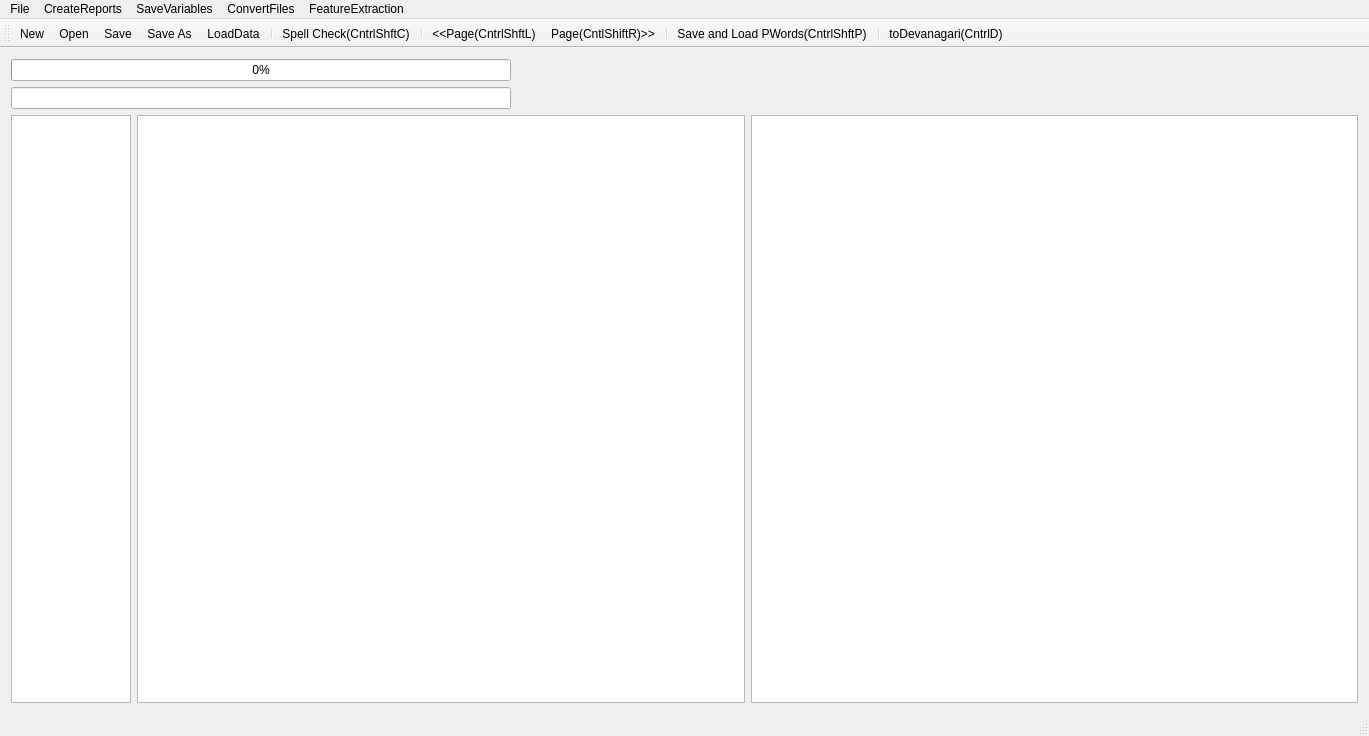
<?xml version="1.0" encoding="UTF-8"?>
<ui version="4.0">
 <class>MainWindow</class>
 <widget class="QMainWindow" name="MainWindow">
  <property name="geometry">
   <rect>
    <x>0</x>
    <y>0</y>
    <width>1369</width>
    <height>736</height>
   </rect>
  </property>
  <property name="mouseTracking">
   <bool>true</bool>
  </property>
  <property name="windowTitle">
   <string>MainWindow</string>
  </property>
  <widget class="QWidget" name="centralWidget">
   <layout class="QVBoxLayout" name="verticalLayout">
    <item>
     <widget class="QProgressBar" name="progressBar">
      <property name="maximumSize">
       <size>
        <width>500</width>
        <height>16777215</height>
       </size>
      </property>
      <property name="value">
       <number>0</number>
      </property>
      <property name="alignment">
       <set>Qt::AlignRight|Qt::AlignTrailing|Qt::AlignVCenter</set>
      </property>
     </widget>
    </item>
    <item>
     <widget class="QLineEdit" name="lineEdit">
      <property name="maximumSize">
       <size>
        <width>500</width>
        <height>16777215</height>
       </size>
      </property>
     </widget>
    </item>
    <item>
     <layout class="QHBoxLayout" name="horizontalLayout">
      <item>
       <widget class="QTextEdit" name="textEdit">
        <property name="maximumSize">
         <size>
          <width>120</width>
          <height>16777215</height>
         </size>
        </property>
        <property name="font">
         <font>
          <family>FreeSans</family>
          <italic>true</italic>
         </font>
        </property>
        <property name="sizeAdjustPolicy">
         <enum>QAbstractScrollArea::AdjustToContents</enum>
        </property>
        <property name="readOnly">
         <bool>true</bool>
        </property>
       </widget>
      </item>
      <item>
       <widget class="QTextBrowser" name="textBrowser">
        <property name="font">
         <font>
          <family>Sanskrit 2003</family>
          <pointsize>11</pointsize>
          <italic>false</italic>
         </font>
        </property>
        <property name="mouseTracking">
         <bool>true</bool>
        </property>
        <property name="sizeAdjustPolicy">
         <enum>QAbstractScrollArea::AdjustToContents</enum>
        </property>
        <property name="undoRedoEnabled">
         <bool>true</bool>
        </property>
        <property name="readOnly">
         <bool>false</bool>
        </property>
        <property name="html">
         <string>&lt;!DOCTYPE HTML PUBLIC &quot;-//W3C//DTD HTML 4.0//EN&quot; &quot;http://www.w3.org/TR/REC-html40/strict.dtd&quot;&gt;
&lt;html&gt;&lt;head&gt;&lt;meta name=&quot;qrichtext&quot; content=&quot;1&quot; /&gt;&lt;style type=&quot;text/css&quot;&gt;
p, li { white-space: pre-wrap; }
&lt;/style&gt;&lt;/head&gt;&lt;body style=&quot; font-family:'Sanskrit 2003'; font-size:11pt; font-weight:400; font-style:normal;&quot;&gt;
&lt;p style=&quot;-qt-paragraph-type:empty; margin-top:0px; margin-bottom:0px; margin-left:0px; margin-right:0px; -qt-block-indent:0; text-indent:0px; font-family:'Ubuntu';&quot;&gt;&lt;br /&gt;&lt;/p&gt;&lt;/body&gt;&lt;/html&gt;</string>
        </property>
        <property name="acceptRichText">
         <bool>true</bool>
        </property>
        <property name="textInteractionFlags">
         <set>Qt::LinksAccessibleByKeyboard|Qt::LinksAccessibleByMouse|Qt::TextBrowserInteraction|Qt::TextEditable|Qt::TextEditorInteraction|Qt::TextSelectableByKeyboard|Qt::TextSelectableByMouse</set>
        </property>
       </widget>
      </item>
      <item>
       <widget class="QGraphicsView" name="graphicsView">
        <property name="sizeAdjustPolicy">
         <enum>QAbstractScrollArea::AdjustIgnored</enum>
        </property>
        <property name="alignment">
         <set>Qt::AlignCenter</set>
        </property>
        <property name="renderHints">
         <set>QPainter::NonCosmeticDefaultPen</set>
        </property>
        <property name="dragMode">
         <enum>QGraphicsView::ScrollHandDrag</enum>
        </property>
        <property name="transformationAnchor">
         <enum>QGraphicsView::AnchorViewCenter</enum>
        </property>
        <property name="resizeAnchor">
         <enum>QGraphicsView::AnchorViewCenter</enum>
        </property>
       </widget>
      </item>
     </layout>
    </item>
   </layout>
   <zorder>lineEdit</zorder>
   <zorder>progressBar</zorder>
  </widget>
  <widget class="QMenuBar" name="menuBar">
   <property name="geometry">
    <rect>
     <x>0</x>
     <y>0</y>
     <width>1369</width>
     <height>25</height>
    </rect>
   </property>
   <widget class="QMenu" name="menuOCR_Correction_Window">
    <property name="title">
     <string>File</string>
    </property>
    <addaction name="actionNew"/>
    <addaction name="actionOpen"/>
    <addaction name="actionSave"/>
    <addaction name="actionSave_As"/>
    <addaction name="actionSpell_Check"/>
    <addaction name="actionLoad_Next_Page"/>
    <addaction name="actionLoad_Prev_Page"/>
    <addaction name="separator"/>
    <addaction name="actionLoadGDocPage"/>
    <addaction name="actionToDevanagari"/>
    <addaction name="actionLoadData"/>
    <addaction name="actionLoadDict"/>
    <addaction name="actionLoadOCRWords"/>
    <addaction name="actionLoadDomain"/>
    <addaction name="actionLoadSubPS"/>
    <addaction name="actionLoadConfusions"/>
    <addaction name="actionSugg"/>
    <addaction name="actionToSlp1"/>
   </widget>
   <widget class="QMenu" name="menuCreateReports">
    <property name="title">
     <string>CreateReports</string>
    </property>
    <addaction name="actionCreateBest2OCR"/>
    <addaction name="actionCreateSuggestionLog"/>
    <addaction name="actionCreateSuggestionLogNearestPriority"/>
    <addaction name="actionErrorDetectionRep"/>
    <addaction name="actionErrorDetectWithoutAdaptation"/>
    <addaction name="actionErrorDetectionRepUniq"/>
   </widget>
   <widget class="QMenu" name="menuSaveVariables">
    <property name="title">
     <string>SaveVariables</string>
    </property>
    <addaction name="actionCPair"/>
    <addaction name="actionPrimarySecOCRPair"/>
    <addaction name="actionCPairIEROcrVsCorrect"/>
    <addaction name="actionCPairGEROcrVsCorrect"/>
   </widget>
   <widget class="QMenu" name="menuConvertFiles">
    <property name="title">
     <string>ConvertFiles</string>
    </property>
    <addaction name="actionToSlp1_2"/>
    <addaction name="actionToDev"/>
    <addaction name="actionExtractDev"/>
    <addaction name="actionEditDistRep"/>
    <addaction name="actionConfusionFreqHist"/>
    <addaction name="actionFilterOutGT50EditDisPairs"/>
   </widget>
   <widget class="QMenu" name="menuFeatureExtraction">
    <property name="title">
     <string>FeatureExtraction</string>
    </property>
    <addaction name="actionPrepareFeatures"/>
   </widget>
   <addaction name="menuOCR_Correction_Window"/>
   <addaction name="menuCreateReports"/>
   <addaction name="menuSaveVariables"/>
   <addaction name="menuConvertFiles"/>
   <addaction name="menuFeatureExtraction"/>
  </widget>
  <widget class="QToolBar" name="mainToolBar">
   <attribute name="toolBarArea">
    <enum>TopToolBarArea</enum>
   </attribute>
   <attribute name="toolBarBreak">
    <bool>false</bool>
   </attribute>
   <addaction name="actionNew"/>
   <addaction name="actionOpen"/>
   <addaction name="actionSave"/>
   <addaction name="actionSave_As"/>
   <addaction name="actionLoadData"/>
   <addaction name="separator"/>
   <addaction name="actionSpell_Check"/>
   <addaction name="separator"/>
   <addaction name="actionLoad_Prev_Page"/>
   <addaction name="actionLoad_Next_Page"/>
   <addaction name="separator"/>
   <addaction name="actionLoadGDocPage"/>
   <addaction name="separator"/>
   <addaction name="actionToDevanagari"/>
  </widget>
  <widget class="QStatusBar" name="statusBar"/>
  <action name="actionOpen">
   <property name="icon">
    <iconset resource="AppResources.qrc">
     <normaloff>:/Images/open.png</normaloff>:/Images/open.png</iconset>
   </property>
   <property name="text">
    <string>Open</string>
   </property>
   <property name="shortcut">
    <string>Ctrl+O</string>
   </property>
  </action>
  <action name="actionSave">
   <property name="icon">
    <iconset resource="AppResources.qrc">
     <normaloff>:/Images/save.png</normaloff>:/Images/save.png</iconset>
   </property>
   <property name="text">
    <string>Save</string>
   </property>
   <property name="shortcut">
    <string>Ctrl+S</string>
   </property>
  </action>
  <action name="actionSave_As">
   <property name="icon">
    <iconset resource="AppResources.qrc">
     <normaloff>:/Images/save-as.png</normaloff>:/Images/save-as.png</iconset>
   </property>
   <property name="text">
    <string>Save As</string>
   </property>
   <property name="shortcut">
    <string>Ctrl+Shift+S</string>
   </property>
  </action>
  <action name="actionNew">
   <property name="icon">
    <iconset resource="AppResources.qrc">
     <normaloff>:/Images/New.png</normaloff>:/Images/New.png</iconset>
   </property>
   <property name="text">
    <string>New</string>
   </property>
   <property name="shortcut">
    <string>Ctrl+N</string>
   </property>
  </action>
  <action name="actionSpell_Check">
   <property name="text">
    <string>Spell Check(CntrlShftC)</string>
   </property>
   <property name="shortcut">
    <string>Ctrl+Shift+C</string>
   </property>
  </action>
  <action name="actionLoad_Next_Page">
   <property name="text">
    <string>Page(CntlShiftR)&gt;&gt;</string>
   </property>
   <property name="toolTip">
    <string>Page(CntlShiftR)&gt;&gt;</string>
   </property>
   <property name="shortcut">
    <string>Ctrl+Shift+R</string>
   </property>
  </action>
  <action name="actionLoad_Prev_Page">
   <property name="text">
    <string>&lt;&lt;Page(CntrlShftL)</string>
   </property>
   <property name="toolTip">
    <string>&lt;&lt;Page(CntrlShftL)</string>
   </property>
   <property name="shortcut">
    <string>Ctrl+Shift+L</string>
   </property>
  </action>
  <action name="actionLoadGDocPage">
   <property name="text">
    <string>Save and Load PWords(CntrlShftP)</string>
   </property>
   <property name="shortcut">
    <string>Ctrl+Shift+P</string>
   </property>
  </action>
  <action name="actionToDevanagari">
   <property name="text">
    <string>toDevanagari(CntrlD)</string>
   </property>
   <property name="shortcut">
    <string>Ctrl+D</string>
   </property>
  </action>
  <action name="actionLoadData">
   <property name="text">
    <string>LoadData</string>
   </property>
  </action>
  <action name="actionLoadDict">
   <property name="text">
    <string>LoadDict</string>
   </property>
  </action>
  <action name="actionLoadOCRWords">
   <property name="text">
    <string>LoadOCRWords</string>
   </property>
  </action>
  <action name="actionLoadDomain">
   <property name="text">
    <string>LoadDomain</string>
   </property>
  </action>
  <action name="actionLoadSubPS">
   <property name="text">
    <string>LoadSubPS</string>
   </property>
  </action>
  <action name="actionLoadConfusions">
   <property name="text">
    <string>LoadConfusions</string>
   </property>
  </action>
  <action name="actionSugg">
   <property name="text">
    <string>sugg</string>
   </property>
   <property name="shortcut">
    <string>Menu</string>
   </property>
  </action>
  <action name="actionCreateBest2OCR">
   <property name="text">
    <string>CreateBest2OCR</string>
   </property>
  </action>
  <action name="actionToSlp1">
   <property name="text">
    <string>toSlp1</string>
   </property>
   <property name="shortcut">
    <string>Ctrl+G</string>
   </property>
  </action>
  <action name="actionCreateSuggestionLog">
   <property name="text">
    <string>CreateSuggestionLog</string>
   </property>
  </action>
  <action name="actionCreateSuggestionLogNearestPriority">
   <property name="text">
    <string>CreateSuggestionLogNearestPriority</string>
   </property>
  </action>
  <action name="actionErrorDetectionRep">
   <property name="text">
    <string>ErrorDetectionRep</string>
   </property>
  </action>
  <action name="actionErrorDetectWithoutAdaptation">
   <property name="text">
    <string>ErrorDetectWithoutAdaptation</string>
   </property>
  </action>
  <action name="actionCPair">
   <property name="text">
    <string>CPair</string>
   </property>
  </action>
  <action name="actionToSlp1_2">
   <property name="text">
    <string>toSlp1</string>
   </property>
  </action>
  <action name="actionToDev">
   <property name="text">
    <string>toDev</string>
   </property>
  </action>
  <action name="actionExtractDev">
   <property name="text">
    <string>ExtractDevWords</string>
   </property>
   <property name="toolTip">
    <string>ExtractDevWords</string>
   </property>
  </action>
  <action name="actionPrimarySecOCRPair">
   <property name="text">
    <string>PrimarySecOCRPairs</string>
   </property>
  </action>
  <action name="actionCPairIEROcrVsCorrect">
   <property name="text">
    <string>CPairIEROcrVsCorrect</string>
   </property>
  </action>
  <action name="actionEditDistRep">
   <property name="text">
    <string>EditDistRep</string>
   </property>
  </action>
  <action name="actionConfusionFreqHist">
   <property name="text">
    <string>ConfusionFreqHist</string>
   </property>
  </action>
  <action name="actionCPairGEROcrVsCorrect">
   <property name="text">
    <string>CPairGEROcrVsCorrect</string>
   </property>
  </action>
  <action name="actionFilterOutGT50EditDisPairs">
   <property name="text">
    <string>FilterOutGT50EditDisPairs</string>
   </property>
  </action>
  <action name="actionPrepareFeatures">
   <property name="text">
    <string>PrepareFeatures</string>
   </property>
  </action>
  <action name="actionErrorDetectionRepUniq">
   <property name="text">
    <string>ErrorSuggRepUniq</string>
   </property>
  </action>
 </widget>
 <layoutdefault spacing="6" margin="11"/>
 <tabstops>
  <tabstop>textBrowser</tabstop>
  <tabstop>graphicsView</tabstop>
 </tabstops>
 <resources>
  <include location="AppResources.qrc"/>
 </resources>
 <connections/>
</ui>
